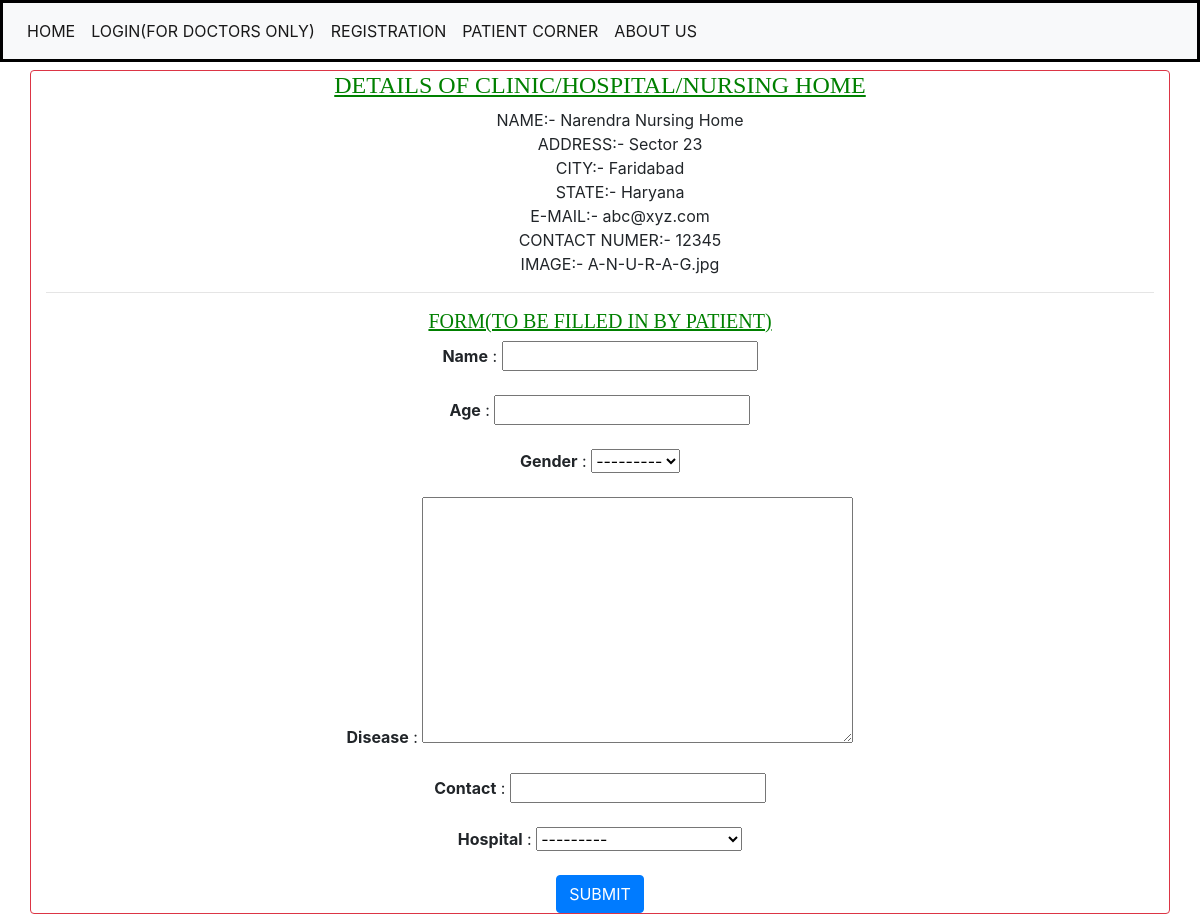
Page /detail/19 on the committed database.
### app/models.py (models this page shows)
class DetailsOfDoctors(models.Model):
    name = models.CharField(max_length = 256)
    address = models.TextField()
    city = models.CharField(max_length = 256)
    state = models.CharField(max_length = 256)
    email = models.CharField(max_length = 256,validators=[EmailValidator('The Entered Email is not valid.')])
    number = models.IntegerField(null=True)
    image = models.ImageField()
    def __str__(self):
        return self.name

### app/views.py (the view, shortened to what this page needs)
# urls.py: path('detail/<int:pk>',views.detail,name='detail'),
def detail(request,pk):
    query = models.DetailsOfDoctors.objects.get(pk=pk)
    form = forms.Patient()
    context={
        'query':query,
        'form':form
    }
    return render(request,'detail.html',context)

### app/forms.py
class Patient(forms.ModelForm):
    class Meta:
        model = models.PatientDetails
        fields = '__all__'

### templates/detail.html (shortened to what this page needs)
{% extends 'base.html' %}
{% block content %}
<div class="container border border-danger rounded mt-2">
    <h4 id="heading">DETAILS OF CLINIC/HOSPITAL/NURSING HOME</h4>
    <ul id="list">
        <li>NAME:- {{query.name}}</li>
        <li>ADDRESS:- {{query.address}}</li>
        <li>CITY:- {{query.city}}</li>
        <li>STATE:- {{query.state}}</li>
        <li>E-MAIL:- {{query.email}}</li>
        <li>CONTACT NUMER:- {{query.number}}</li>
        <li>IMAGE:- {{query.image}}</li>
    </ul>
    <hr>
    <h5 id="heading2">FORM(TO BE FILLED IN BY PATIENT)</h5>
    <form method="POST">
        {% for x in form %}
            <b>{{x.name}}</b> : {{x}}<br><br>
        {% endfor %}
        <button type="submit" class="btn btn-primary">SUBMIT</button>
    </form>
</div>
{% endblock %}

### templates/detail.html (style rules this page uses)
#heading { text-align: center; text-decoration: underline; color: green; font-family: Georgia, 'Times New Roman', Times, serif; }
#list { text-align: center; list-style: none; }
#heading2 { text-align: center; text-decoration: underline; color: green; font-family: Georgia, 'Times New Roman', Times, serif; }
form { text-align: center; }

### rows in the picture
DetailsOfDoctors: name "Narendra Nursing Home", address "Sector 23", city "Faridabad", state "Haryana", email "abc@xyz.com", number "12345", image "A-N-U-R-A-G.jpg"

### other values in the picture
{{ x.name }} "Name" "Age" "Gender" "Disease" "Contact" "Hospital"
